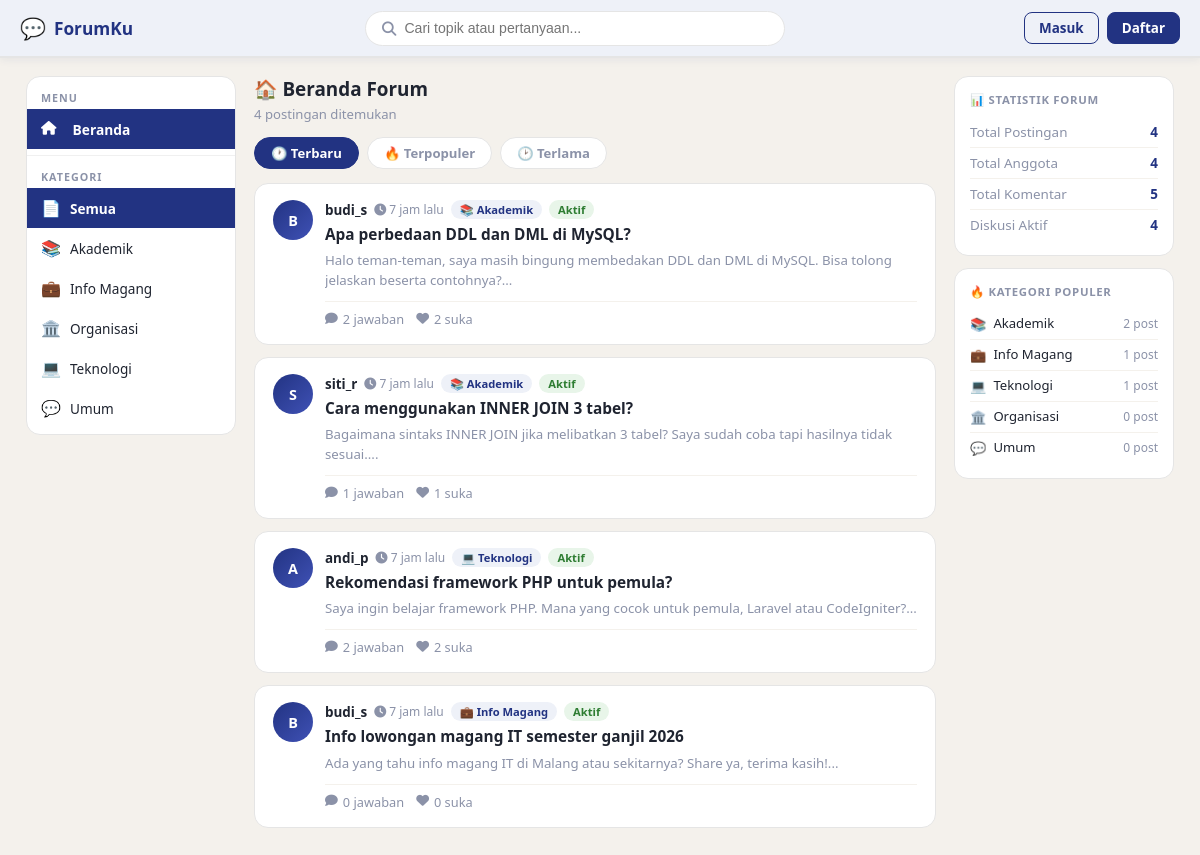
The page / on the database its author committed.
### tables this page shows
CREATE TABLE tb_kategori (
    id_kategori INT AUTO_INCREMENT PRIMARY KEY,
    nama_kategori VARCHAR(50) NOT NULL UNIQUE,
    deskripsi TEXT,
    icon VARCHAR(10) DEFAULT '📁'
);

CREATE TABLE tb_postingan (
    id_post INT AUTO_INCREMENT PRIMARY KEY,
    id_user INT NOT NULL,
    id_kategori INT NOT NULL,
    judul VARCHAR(200) NOT NULL,
    isi_pertanyaan TEXT NOT NULL,
    status ENUM('open','closed') DEFAULT 'open',
    tgl_posting DATETIME DEFAULT CURRENT_TIMESTAMP,
    tgl_edit DATETIME NULL,
    FOREIGN KEY (id_user) REFERENCES tb_user(id_user) ON DELETE CASCADE,
    FOREIGN KEY (id_kategori) REFERENCES tb_kategori(id_kategori) ON DELETE RESTRICT
);

CREATE TABLE tb_user (
    id_user INT AUTO_INCREMENT PRIMARY KEY,
    username VARCHAR(50) NOT NULL UNIQUE,
    email VARCHAR(100) NOT NULL UNIQUE,
    password VARCHAR(255) NOT NULL,
    role ENUM('user','admin') DEFAULT 'user',
    tgl_daftar DATETIME DEFAULT CURRENT_TIMESTAMP
);

### config/db.php (called while the page is built, shortened)
<?php
function clean($d)
{
    return htmlspecialchars(strip_tags(trim($d)));
}
function timeAgo($dt)
{
    $diff = (new DateTime())->diff(new DateTime($dt));
    if ($diff->h > 0) return $diff->h . ' jam lalu';
    return 'Baru saja';
}
function getInitial($u)
{
    return strtoupper(substr($u, 0, 1));
}

### index.php (the view, shortened to what this page needs)
<?php
require_once 'config/db.php';
$kat_id = isset($_GET['kat']) ? (int)$_GET['kat'] : 0;
$search = isset($_GET['q']) ? trim($_GET['q']) : '';
$sort   = isset($_GET['sort']) ? $_GET['sort'] : 'terbaru';
$page   = isset($_GET['p']) ? max(1,(int)$_GET['p']) : 1;
$limit  = 10;
$offset = ($page-1)*$limit;
$where = '1=1';
$order = 'p.tgl_posting DESC';
$sql_count = "SELECT COUNT(*) c FROM tb_postingan p WHERE $where";
$total = mysqli_fetch_assoc(mysqli_query($conn,$sql_count))['c'];
$sql = "SELECT p.*,u.username,k.nama_kategori,k.icon,
        (SELECT COUNT(*) FROM tb_komentar WHERE id_post=p.id_post) total_komentar,
        (SELECT COUNT(*) FROM tb_like WHERE id_post=p.id_post) total_like
        FROM tb_postingan p
        JOIN tb_user u ON u.id_user=p.id_user
        JOIN tb_kategori k ON k.id_kategori=p.id_kategori
        WHERE $where ORDER BY $order LIMIT $limit OFFSET $offset";
$posts = mysqli_query($conn,$sql);
$kat_info = null;
require_once 'includes/header.php';
?>
<div class="page-header">
  <div>
    <h1 class="page-title">
      <?php if ($kat_info): ?>
        <?= $kat_info['icon'] ?> <?= clean($kat_info['nama_kategori']) ?>
      <?php elseif ($search): ?>
        &#128269; Hasil: "<?= clean($search) ?>"
      <?php else: ?>
        &#127968; Beranda Forum
      <?php endif; ?>
    </h1>
    <p class="page-subtitle"><?= $total ?> postingan ditemukan</p>
  </div>
</div>
<div class="filter-bar">
  <a href="?<?= $kat_id?'kat='.$kat_id.'&':'' ?>sort=terbaru<?= $search?'&q='.urlencode($search):'' ?>" class="filter-btn <?= $sort==='terbaru'?'active':'' ?>">&#128336; Terbaru</a>
  <a href="?<?= $kat_id?'kat='.$kat_id.'&':'' ?>sort=terpopuler<?= $search?'&q='.urlencode($search):'' ?>" class="filter-btn <?= $sort==='terpopuler'?'active':'' ?>">&#128293; Terpopuler</a>
  <a href="?<?= $kat_id?'kat='.$kat_id.'&':'' ?>sort=terlama<?= $search?'&q='.urlencode($search):'' ?>" class="filter-btn <?= $sort==='terlama'?'active':'' ?>">&#128337; Terlama</a>
</div>
<?php if (mysqli_num_rows($posts)===0): ?>
<div class="empty-state">
  <div class="empty-icon">&#128172;</div>
  <h3>Belum ada postingan</h3>
  <p>Jadilah yang pertama memulai diskusi!</p>
</div>
<?php else: ?>
<?php while($p=mysqli_fetch_assoc($posts)):
  $user_liked = false;
?>
<div class="post-card" onclick="location.href='<?= BASE_URL ?>/post/detail.php?id=<?= $p['id_post'] ?>'">
  <div class="post-header">
    <div class="post-avatar"><?= getInitial($p['username']) ?></div>
    <div class="post-meta">
      <div class="post-author-row">
        <span class="post-author"><?= clean($p['username']) ?></span>
        <span class="post-time"><i class="fa fa-clock"></i> <?= timeAgo($p['tgl_posting']) ?></span>
        <span class="badge-kategori"><?= $p['icon'] ?> <?= clean($p['nama_kategori']) ?></span>
        <span class="badge-status-<?= $p['status'] ?>"><?= $p['status']==='open'?'Aktif':'Selesai' ?></span>
      </div>
      <div class="post-title"><?= clean($p['judul']) ?></div>
      <div class="post-excerpt"><?= clean(mb_substr($p['isi_pertanyaan'],0,150)) ?>...</div>
      <div class="post-footer">
        <span class="post-stat"><i class="fa fa-comment"></i> <?= $p['total_komentar'] ?> jawaban</span>
        <span class="post-stat"><i class="fa fa-heart" style="color:<?= $user_liked?'#e91e63':'#8B92A8' ?>"></i> <?= $p['total_like'] ?> suka</span>
      </div>
    </div>
  </div>
</div>
<?php endwhile; ?>
<?php endif; ?>
<?php require_once 'includes/footer.php'; ?>

### includes/header.php (shortened to what this page needs)
<?php
$cur_page = basename($_SERVER['PHP_SELF']);
$cur_dir  = basename(dirname($_SERVER['PHP_SELF']));
$kat_q = mysqli_query($conn, "SELECT * FROM tb_kategori ORDER BY nama_kategori ASC");
?>
<!DOCTYPE html>
<html lang="id">
<head>
  <link rel="stylesheet" href="<?= BASE_URL ?>/assets/css/style.css">
  <link rel="stylesheet" href="https://cdnjs.cloudflare.com/ajax/libs/font-awesome/6.4.2/css/all.min.css">
</head>
<body>
<nav class="navbar">
  <a href="<?= BASE_URL ?>" class="navbar-brand">
    <span class="brand-icon">&#128172;</span>
    <span>ForumKu</span>
  </a>
  <form class="navbar-search" action="<?= BASE_URL ?>/index.php" method="GET">
    <span class="search-icon"><i class="fa fa-magnifying-glass"></i></span>
    <input type="text" name="q" placeholder="Cari topik atau pertanyaan..."
           value="<?= isset($_GET['q']) ? clean($_GET['q']) : '' ?>">
  </form>
  <div class="navbar-actions">
    <?php if (isset($_SESSION['user_id'])): ?>
      <a href="<?= BASE_URL ?>/post/create.php" class="btn-nav btn-nav-primary">
        <i class="fa fa-plus"></i> Buat Post
      </a>
      <div class="user-avatar" onclick="toggleDropdown()" id="userAvatar">
        <?= getInitial($_SESSION['username']) ?>
        <div class="user-dropdown" id="userDropdown">
          <a href="<?= BASE_URL ?>/profile.php"><i class="fa fa-user"></i> <?= clean($_SESSION['username']) ?></a>
          <?php if ($_SESSION['role'] === 'admin'): ?>
          <a href="<?= BASE_URL ?>/admin/index.php"><i class="fa fa-shield-halved"></i> Admin Panel</a>
          <?php endif; ?>
          <div class="divider"></div>
          <a href="<?= BASE_URL ?>/auth/logout.php" class="danger"><i class="fa fa-right-from-bracket"></i> Logout</a>
        </div>
      </div>
    <?php else: ?>
      <a href="<?= BASE_URL ?>/auth/login.php" class="btn-nav btn-nav-outline">Masuk</a>
      <a href="<?= BASE_URL ?>/auth/register.php" class="btn-nav btn-nav-primary">Daftar</a>
    <?php endif; ?>
  </div>
</nav>
<div class="layout">
  <aside class="sidebar">
    <div class="sidebar-section">
      <span class="sidebar-title">Menu</span>
      <nav class="sidebar-nav">
        <a href="<?= BASE_URL ?>/" class="<?= ($cur_page==='index.php' && $cur_dir!=='admin') ? 'active':'' ?>">
          <i class="fa fa-house"></i>&nbsp; Beranda
        </a>
      </nav>
    </div>
    <div class="sidebar-section">
      <span class="sidebar-title">Kategori</span>
      <nav>
        <a href="<?= BASE_URL ?>/" class="kategori-item <?= ($cur_page==='index.php'&&$cur_dir!=='admin'&&!isset($_GET['kat']))?'active':'' ?>">
          <span class="kat-icon">&#128196;</span>
          <span class="kat-name">Semua</span>
        </a>
        <?php while($kat=mysqli_fetch_assoc($kat_q)): ?>
        <a href="<?= BASE_URL ?>/?kat=<?= $kat['id_kategori'] ?>" class="kategori-item <?= (isset($_GET['kat'])&&(int)$_GET['kat']===(int)$kat['id_kategori'])?'active':'' ?>">
          <span class="kat-icon"><?= $kat['icon'] ?></span>
          <span class="kat-name"><?= clean($kat['nama_kategori']) ?></span>
        </a>
        <?php endwhile; ?>
      </nav>
    </div>
  </aside>
  <main class="main-content">

### includes/footer.php (shortened to what this page needs)
  </main>
  <aside class="right-panel">
    <?php
    $r_posts  = mysqli_fetch_assoc(mysqli_query($conn,"SELECT COUNT(*) c FROM tb_postingan"))['c'];
    $r_users  = mysqli_fetch_assoc(mysqli_query($conn,"SELECT COUNT(*) c FROM tb_user"))['c'];
    $r_koms   = mysqli_fetch_assoc(mysqli_query($conn,"SELECT COUNT(*) c FROM tb_komentar"))['c'];
    $r_open   = mysqli_fetch_assoc(mysqli_query($conn,"SELECT COUNT(*) c FROM tb_postingan WHERE status='open'"))['c'];
    ?>
    <div class="right-panel-card">
      <span class="right-panel-title">&#128202; Statistik Forum</span>
      <div class="stat-row"><span class="stat-row-label">Total Postingan</span><span class="stat-row-value"><?= $r_posts ?></span></div>
      <div class="stat-row"><span class="stat-row-label">Total Anggota</span><span class="stat-row-value"><?= $r_users ?></span></div>
      <div class="stat-row"><span class="stat-row-label">Total Komentar</span><span class="stat-row-value"><?= $r_koms ?></span></div>
      <div class="stat-row"><span class="stat-row-label">Diskusi Aktif</span><span class="stat-row-value"><?= $r_open ?></span></div>
    </div>
    <?php
    $top_kat = mysqli_query($conn,"SELECT k.id_kategori,k.nama_kategori,k.icon,COUNT(p.id_post) cnt FROM tb_kategori k LEFT JOIN tb_postingan p ON p.id_kategori=k.id_kategori GROUP BY k.id_kategori ORDER BY cnt DESC LIMIT 5");
    ?>
    <div class="right-panel-card">
      <span class="right-panel-title">&#128293; Kategori Populer</span>
      <?php while($tk=mysqli_fetch_assoc($top_kat)): ?>
      <a href="<?= BASE_URL ?>/?kat=<?= $tk['id_kategori'] ?>" class="top-category">
        <span><?= $tk['icon'] ?></span>
        <span class="top-category-name"><?= clean($tk['nama_kategori']) ?></span>
        <span class="top-category-count"><?= $tk['cnt'] ?> post</span>
      </a>
      <?php endwhile; ?>
    </div>
  </aside>
</div>
</body>
</html>

### rows shown on the page
tb_kategori: icon "📚", nama_kategori "Akademik", cnt "2"
tb_kategori: icon "💼", nama_kategori "Info Magang", cnt "1"
tb_kategori: icon "🏛️", nama_kategori "Organisasi", cnt "0"
tb_kategori: icon "💻", nama_kategori "Teknologi", cnt "1"
tb_kategori: icon "💬", nama_kategori "Umum", cnt "0"
tb_postingan: id_user.username "B", id_user.username "budi_s", tgl_posting "7 jam lalu", id_kategori.icon "📚", id_kategori.nama_kategori "Akademik", status "Aktif", judul "Apa perbedaan DDL dan DML di MySQL?", isi_pertanyaan "Halo teman-teman, saya masih bingung membedakan DDL dan DML di MySQL. Bisa tolong jelaskan beserta contohnya?", total_komentar "2", total_like "2"
tb_postingan: id_user.username "S", id_user.username "siti_r", tgl_posting "7 jam lalu", id_kategori.icon "📚", id_kategori.nama_kategori "Akademik", status "Aktif", judul "Cara menggunakan INNER JOIN 3 tabel?", isi_pertanyaan "Bagaimana sintaks INNER JOIN jika melibatkan 3 tabel? Saya sudah coba tapi hasilnya tidak sesuai.", total_komentar "1", total_like "1"
tb_postingan: id_user.username "A", id_user.username "andi_p", tgl_posting "7 jam lalu", id_kategori.icon "💻", id_kategori.nama_kategori "Teknologi", status "Aktif", judul "Rekomendasi framework PHP untuk pemula?", isi_pertanyaan "Saya ingin belajar framework PHP. Mana yang cocok untuk pemula, Laravel atau CodeIgniter?", total_komentar "2", total_like "2"
tb_postingan: id_user.username "B", id_user.username "budi_s", tgl_posting "7 jam lalu", id_kategori.icon "💼", id_kategori.nama_kategori "Info Magang", status "Aktif", judul "Info lowongan magang IT semester ganjil 2026", isi_pertanyaan "Ada yang tahu info magang IT di Malang atau sekitarnya? Share ya, terima kasih!", total_komentar "0", total_like "0"

### other values the page prints
$total "4"
$r_posts "4"
$r_users "4"
$r_koms "5"
$r_open "4"
